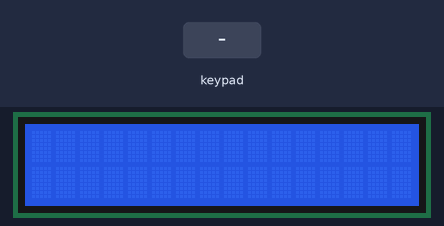
This sketch was run on a simulated Arduino Uno, built with avr-gcc and run on an emulated ATmega328P. Parts: 16×2 character LCD. The inputs (shaded band) are chosen by the test bench. What the sketch prints to the serial monitor is not drawn.

Above: at 1.2 s.
1.3 s: keypad keys 8 7 6 5 # pressed 0.4 s apart
At 4.2 s:
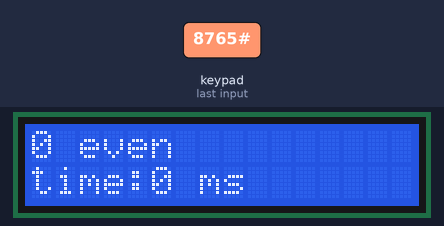
4.8 s: key '1' pressed
At 5.2 s:
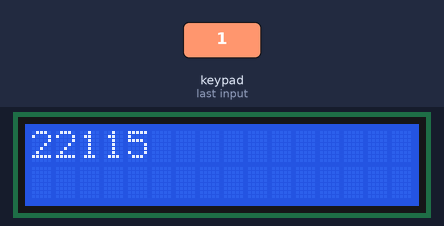
6.3 s: keypad keys 8 7 6 5 * pressed 0.4 s apart
At 8.6 s:
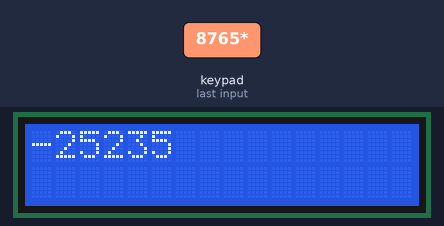
9.8 s: keypad keys 4 3 2 * pressed 0.4 s apart
At 12.0 s:
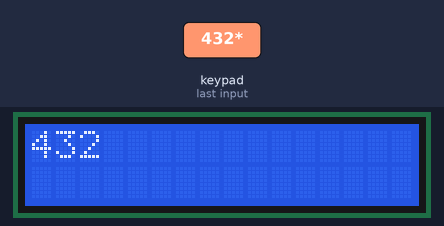
12.9 s: keypad keys 1 3 9 7 * pressed 0.4 s apart
At 14.6 s:
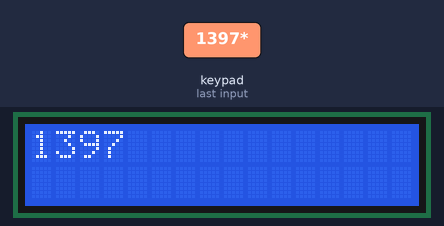
16.4 s: key '2' pressed
At 17.5 s:
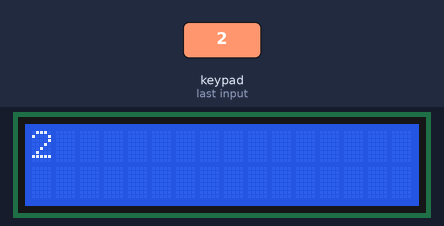
Timing chart, 0 to 18.9 s (numbered marks = the images above; inputs shaded):
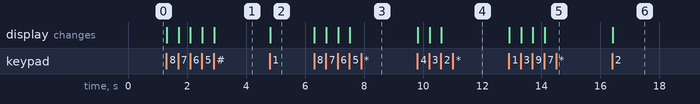

The sketch:

mpslab4.ino
```cpp
#include <stdio.h>
#include <stdlib.h>
#include <Keypad.h>
#include <Wire.h>
#include <LiquidCrystal_I2C.h>
int i = 0;
int prom = 0;
int long_mass = 0; // переменная для длинны массива
int *p = NULL;  // массив
int m[6] = {0,0,0,0,0,0};
int big = 0;
const byte ROWS = 4; //число строк у нашей клавиатуры
const byte COLS = 3; //число столбцов у нашей клавиатуры
unsigned long ta = 0;
unsigned long tb = 0;
char hexaKeys[ROWS][COLS] = {

{'1','2','3'}, // здесь мы располагаем названия наших клавиш, как на клавиатуре,для удобства пользования

{'4','5','6'},

{'7','8','9'},

{'*','0','#'}

};

byte rowPins[ROWS] = {8, 7, 6, 5}; //к каким выводам подключаем управление строками

byte colPins[COLS] = { 4, 3, 2}; //к каким выводам подключаем управление столбцами

//initialize an instance of class NewKeypad

Keypad Keypres = Keypad( makeKeymap(hexaKeys), rowPins, colPins, ROWS, COLS);
LiquidCrystal_I2C lcd(0x27,16,2); // присваиваем имя lcd для дисплея 16х2
void setup(){
lcd.init(); // инициализация LCD дисплея
lcd.backlight(); // включение подсветки дисплея
Serial.begin(9600);

}

void loop(){

char Key = Keypres.getKey();
if(Key)
{
switch (Key)
{
  case '1':
  chislo(1);
  Serial.println(prom);
  lcd.clear();
  lcd.setCursor(0,0); // ставим курсор на 1 символ первой строки
  lcd.print(prom); // печатаем сообщение на первой строке
  delay(50);
  break;
   case '2':
   chislo(2);
   Serial.println(prom);
   lcd.clear();
   lcd.setCursor(0,0);
  lcd.print(prom);
   delay(50);
  break;
  case '3':
   chislo(3);
   Serial.println(prom);
   lcd.clear();
   lcd.setCursor(0,0);
  lcd.print(prom);
   delay(50);
  break;
  case '4':
   chislo(4);
   Serial.println(prom);
   lcd.clear();
   lcd.setCursor(0,0);
  lcd.print(prom);
   delay(50);
  break;
  case '5':
   chislo(5);
   Serial.println(prom);
   lcd.clear();
   lcd.setCursor(0,0);
  lcd.print(prom);
   delay(50);
  break;
  case '6':
   chislo(6);
   Serial.println(prom);
   lcd.clear();
   lcd.setCursor(0,0);
  lcd.print(prom);
   delay(50);
  break;
  case '7':
   chislo(7);
   Serial.println(prom);
   lcd.clear();
   lcd.setCursor(0,0);
  lcd.print(prom);
   delay(50);
  break;
  case '8':
   chislo(8);
   Serial.println(prom);
   lcd.clear();
   lcd.setCursor(0,0);
  lcd.print(prom);
   delay(50);
  break;
  case '9':
   chislo(9);
   Serial.println(prom);
   lcd.clear();
   lcd.setCursor(0,0);
  lcd.print(prom);
   delay(50);
  break;
  case '0':
   chislo(0);
   Serial.println(prom);
   lcd.clear();
   lcd.setCursor(0,0);
  lcd.print(prom);
   delay(50);
  break;
  case '*':
  big = rez(prom);
  delay(50);
  break;
  case '#':
  lcd.clear();
  lcd.setCursor(0,1);
  Serial.print("time:");
  lcd.print("time:");
   Serial.print(tb-ta);
   lcd.print(tb-ta);
   Serial.println(" ms");
   lcd.print(" ms");
    lcd.setCursor(0,0);
  Serial.print(big);
  lcd.print(big);
  lcd.print(" even");
  free(p);
  delay(50);
  break;
}
}
}

int chislo(int a)
{
  if ( prom == 0 ){
  prom = a;}
  else{
  prom = prom*10+a;
  }
}


int rez(int num){
  ta = millis();
  int rez = 0;
  long_mass++;
  p = (int*) realloc (p,long_mass * sizeof(int)); //выделение памяти
      p[i]=num;
      for(int j= 0; j<long_mass; j++){

      Serial.print(p[j]);
      Serial.print(" ");
      delay(1);
      }
      Serial.println("");
      i++;
      prom = 0;

  for(int j=0; j<long_mass; j++){   //вычисление большего числа
     if(p[j]%2 == 0)
      rez++;
  }
   tb=millis();

  return(rez);


}
```

Measured:
- after the input at 1.3 s, the display: first changes at once (image 1 shows a later state)
- after the input at 4.8 s, the display: changes at once (image 2)
- after the input at 6.3 s, the display: first changes at once (image 3 shows a later state)
- after the input at 9.8 s, the display: first changes at once (image 4 shows a later state)
- after the input at 12.9 s, the display: first changes at once (image 5 shows a later state)
- after the input at 16.4 s, the display: changes at once (image 6)
